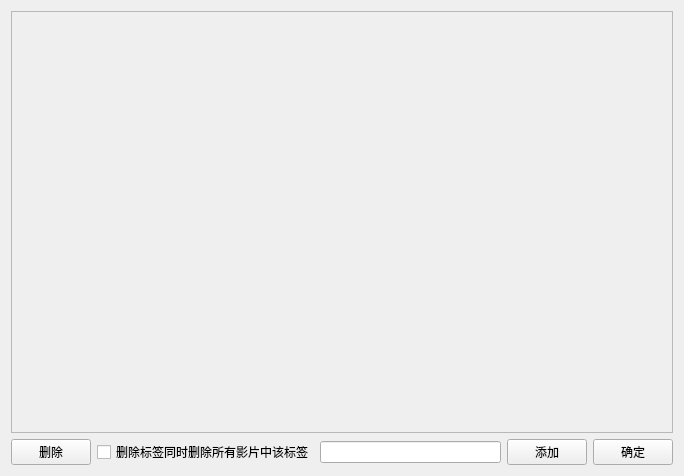
<?xml version="1.0" encoding="UTF-8"?>
<ui version="4.0">
 <class>Form</class>
 <widget class="QWidget" name="Form">
  <property name="geometry">
   <rect>
    <x>0</x>
    <y>0</y>
    <width>684</width>
    <height>476</height>
   </rect>
  </property>
  <property name="windowTitle">
   <string>Form</string>
  </property>
  <layout class="QVBoxLayout" name="verticalLayout">
   <item>
    <widget class="QScrollArea" name="scrollArea">
     <property name="widgetResizable">
      <bool>true</bool>
     </property>
     <widget class="QWidget" name="scrollAreaWidgetContents">
      <property name="geometry">
       <rect>
        <x>0</x>
        <y>0</y>
        <width>664</width>
        <height>425</height>
       </rect>
      </property>
      <layout class="QGridLayout" name="gridLayout_2"/>
     </widget>
    </widget>
   </item>
   <item>
    <layout class="QHBoxLayout" name="horizontalLayout">
     <item>
      <widget class="QPushButton" name="delete_pushButton">
       <property name="text">
        <string>删除</string>
       </property>
      </widget>
     </item>
     <item>
      <widget class="QCheckBox" name="checkBox">
       <property name="text">
        <string>删除标签同时删除所有影片中该标签</string>
       </property>
      </widget>
     </item>
     <item>
      <widget class="QLineEdit" name="add_lab_lineEdit"/>
     </item>
     <item>
      <widget class="QPushButton" name="add_tab_pushButton">
       <property name="text">
        <string>添加</string>
       </property>
      </widget>
     </item>
     <item>
      <widget class="QPushButton" name="confirm_pushButton">
       <property name="text">
        <string>确定</string>
       </property>
      </widget>
     </item>
    </layout>
   </item>
  </layout>
 </widget>
 <resources/>
 <connections/>
</ui>
